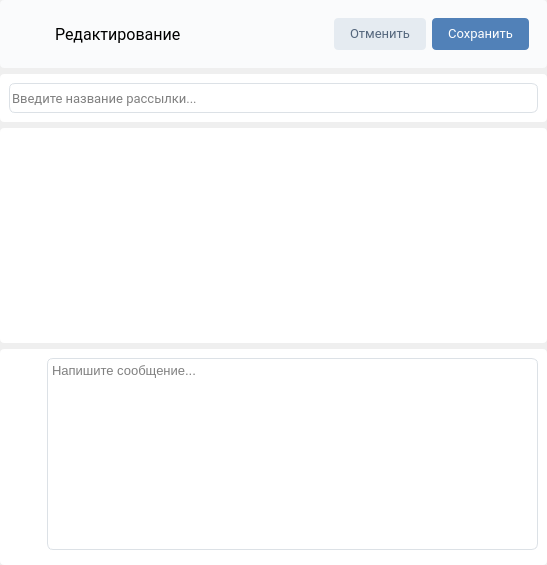
<?xml version="1.0" encoding="UTF-8"?>
<ui version="4.0">
 <class>WaitingListWidgetItemEdit</class>
 <widget class="QWidget" name="WaitingListWidgetItemEdit">
  <property name="geometry">
   <rect>
    <x>0</x>
    <y>0</y>
    <width>547</width>
    <height>565</height>
   </rect>
  </property>
  <property name="windowTitle">
   <string>Form</string>
  </property>
  <layout class="QVBoxLayout" name="verticalLayout">
   <property name="leftMargin">
    <number>0</number>
   </property>
   <property name="topMargin">
    <number>0</number>
   </property>
   <property name="rightMargin">
    <number>0</number>
   </property>
   <property name="bottomMargin">
    <number>0</number>
   </property>
   <item>
    <widget class="QWidget" name="waitingWidgetHeaderEditFrame" native="true">
     <property name="sizePolicy">
      <sizepolicy hsizetype="Preferred" vsizetype="Fixed">
       <horstretch>0</horstretch>
       <verstretch>0</verstretch>
      </sizepolicy>
     </property>
     <property name="font">
      <font>
       <family>Roboto</family>
      </font>
     </property>
     <property name="cursor">
      <cursorShape>ArrowCursor</cursorShape>
     </property>
     <property name="styleSheet">
      <string notr="true">background-color: #FAFBFC;
border-radius: 4px;
color: black;</string>
     </property>
     <layout class="QHBoxLayout" name="horizontalLayout">
      <item>
       <widget class="QPushButton" name="backButton">
        <property name="sizePolicy">
         <sizepolicy hsizetype="Fixed" vsizetype="Fixed">
          <horstretch>0</horstretch>
          <verstretch>0</verstretch>
         </sizepolicy>
        </property>
        <property name="cursor">
         <cursorShape>PointingHandCursor</cursorShape>
        </property>
        <property name="text">
         <string/>
        </property>
        <property name="icon">
         <iconset resource="resource/res.qrc">
          <normaloff>:/style/image/back.png</normaloff>:/style/image/back.png</iconset>
        </property>
        <property name="iconSize">
         <size>
          <width>20</width>
          <height>25</height>
         </size>
        </property>
       </widget>
      </item>
      <item>
       <widget class="QWidget" name="widget" native="true">
        <layout class="QHBoxLayout" name="horizontalLayout_3">
         <item>
          <widget class="QLabel" name="label">
           <property name="font">
            <font>
             <family>Roboto</family>
             <pointsize>12</pointsize>
            </font>
           </property>
           <property name="text">
            <string>Редактирование</string>
           </property>
          </widget>
         </item>
         <item>
          <widget class="QPushButton" name="cancelButton">
           <property name="sizePolicy">
            <sizepolicy hsizetype="Fixed" vsizetype="Fixed">
             <horstretch>0</horstretch>
             <verstretch>0</verstretch>
            </sizepolicy>
           </property>
           <property name="font">
            <font>
             <family>Roboto</family>
             <pointsize>10</pointsize>
            </font>
           </property>
           <property name="cursor">
            <cursorShape>PointingHandCursor</cursorShape>
           </property>
           <property name="styleSheet">
            <string notr="true">QPushButton#cancelButton
{
background-color: #e5ebf1;
color: #55677D;
border-radius: 4px;
padding: 7px 16px 8px;
}

QPushButton#cancelButton:hover
{
	text-decoration: underline;
}

QPushButton#cancelButton:pressed
{

}</string>
           </property>
           <property name="text">
            <string>Отменить</string>
           </property>
          </widget>
         </item>
         <item>
          <widget class="QPushButton" name="saveButton">
           <property name="sizePolicy">
            <sizepolicy hsizetype="Fixed" vsizetype="Fixed">
             <horstretch>0</horstretch>
             <verstretch>0</verstretch>
            </sizepolicy>
           </property>
           <property name="font">
            <font>
             <family>Roboto</family>
             <pointsize>10</pointsize>
            </font>
           </property>
           <property name="cursor">
            <cursorShape>PointingHandCursor</cursorShape>
           </property>
           <property name="styleSheet">
            <string notr="true">QPushButton#saveButton
{
background-color: #5181b8;
color: white;
padding: 7px 16px 8px;
border-radius: 4px;
}

QPushButton#saveButton:hover
{
	background-color: #658FC0;
}
QPushButton#saveButton:pressed
{
	background-color: #4a76a8;
}</string>
           </property>
           <property name="text">
            <string>Сохранить</string>
           </property>
          </widget>
         </item>
        </layout>
       </widget>
      </item>
     </layout>
    </widget>
   </item>
   <item>
    <widget class="QWidget" name="widget_3" native="true">
     <property name="styleSheet">
      <string notr="true">background-color: white;
border-radius: 4px;</string>
     </property>
     <layout class="QGridLayout" name="gridLayout_3">
      <item row="0" column="0">
       <widget class="QLineEdit" name="namePackLineEdit">
        <property name="minimumSize">
         <size>
          <width>0</width>
          <height>30</height>
         </size>
        </property>
        <property name="font">
         <font>
          <family>Roboto</family>
          <pointsize>10</pointsize>
         </font>
        </property>
        <property name="styleSheet">
         <string notr="true">border-radius: 6px;
color: black;
border: 1px solid #dce1e6;</string>
        </property>
        <property name="placeholderText">
         <string>Введите название рассылки...</string>
        </property>
       </widget>
      </item>
     </layout>
    </widget>
   </item>
   <item>
    <widget class="QWidget" name="selectedGroupsWidget" native="true">
     <property name="sizePolicy">
      <sizepolicy hsizetype="Expanding" vsizetype="Expanding">
       <horstretch>0</horstretch>
       <verstretch>0</verstretch>
      </sizepolicy>
     </property>
     <property name="minimumSize">
      <size>
       <width>0</width>
       <height>0</height>
      </size>
     </property>
     <property name="styleSheet">
      <string notr="true">background-color: white;
border-radius: 4px;</string>
     </property>
     <layout class="QHBoxLayout" name="horizontalLayout_4">
      <property name="leftMargin">
       <number>0</number>
      </property>
      <property name="topMargin">
       <number>0</number>
      </property>
      <property name="rightMargin">
       <number>0</number>
      </property>
      <property name="bottomMargin">
       <number>0</number>
      </property>
     </layout>
    </widget>
   </item>
   <item>
    <widget class="QWidget" name="contentWidget" native="true">
     <property name="styleSheet">
      <string notr="true">background-color: white;
border-radius: 4px;</string>
     </property>
     <layout class="QVBoxLayout" name="verticalLayout_2">
      <item>
       <widget class="QWidget" name="widget_2" native="true">
        <property name="styleSheet">
         <string notr="true"/>
        </property>
        <layout class="QHBoxLayout" name="horizontalLayout_2">
         <property name="leftMargin">
          <number>0</number>
         </property>
         <property name="topMargin">
          <number>0</number>
         </property>
         <property name="rightMargin">
          <number>0</number>
         </property>
         <property name="bottomMargin">
          <number>0</number>
         </property>
         <item alignment="Qt::AlignBottom">
          <widget class="QPushButton" name="paperClipButton">
           <property name="cursor">
            <cursorShape>PointingHandCursor</cursorShape>
           </property>
           <property name="text">
            <string/>
           </property>
           <property name="icon">
            <iconset resource="resource/res.qrc">
             <normaloff>:/style/image/paperclip.png</normaloff>:/style/image/paperclip.png</iconset>
           </property>
           <property name="iconSize">
            <size>
             <width>25</width>
             <height>25</height>
            </size>
           </property>
           <property name="default">
            <bool>false</bool>
           </property>
           <property name="flat">
            <bool>false</bool>
           </property>
          </widget>
         </item>
         <item>
          <widget class="QTextEdit" name="messageTextEdit">
           <property name="font">
            <font>
             <pointsize>10</pointsize>
            </font>
           </property>
           <property name="cursor" stdset="0">
            <cursorShape>IBeamCursor</cursorShape>
           </property>
           <property name="styleSheet">
            <string notr="true">border-radius: 6px;
color: black;
border: 1px solid #dce1e6;</string>
           </property>
           <property name="html">
            <string>&lt;!DOCTYPE HTML PUBLIC &quot;-//W3C//DTD HTML 4.0//EN&quot; &quot;http://www.w3.org/TR/REC-html40/strict.dtd&quot;&gt;
&lt;html&gt;&lt;head&gt;&lt;meta name=&quot;qrichtext&quot; content=&quot;1&quot; /&gt;&lt;style type=&quot;text/css&quot;&gt;
p, li { white-space: pre-wrap; }
&lt;/style&gt;&lt;/head&gt;&lt;body style=&quot; font-family:'MS Shell Dlg 2'; font-size:10pt; font-weight:400; font-style:normal;&quot;&gt;
&lt;p style=&quot;-qt-paragraph-type:empty; margin-top:0px; margin-bottom:0px; margin-left:0px; margin-right:0px; -qt-block-indent:0; text-indent:0px; font-size:8pt;&quot;&gt;&lt;br /&gt;&lt;/p&gt;&lt;/body&gt;&lt;/html&gt;</string>
           </property>
           <property name="placeholderText">
            <string>Напишите сообщение...</string>
           </property>
          </widget>
         </item>
        </layout>
       </widget>
      </item>
      <item>
       <widget class="QWidget" name="loadedFilesWidget" native="true"/>
      </item>
     </layout>
    </widget>
   </item>
  </layout>
 </widget>
 <resources>
  <include location="resource/res.qrc"/>
  <include location="resource/res.qrc"/>
 </resources>
 <connections/>
</ui>
